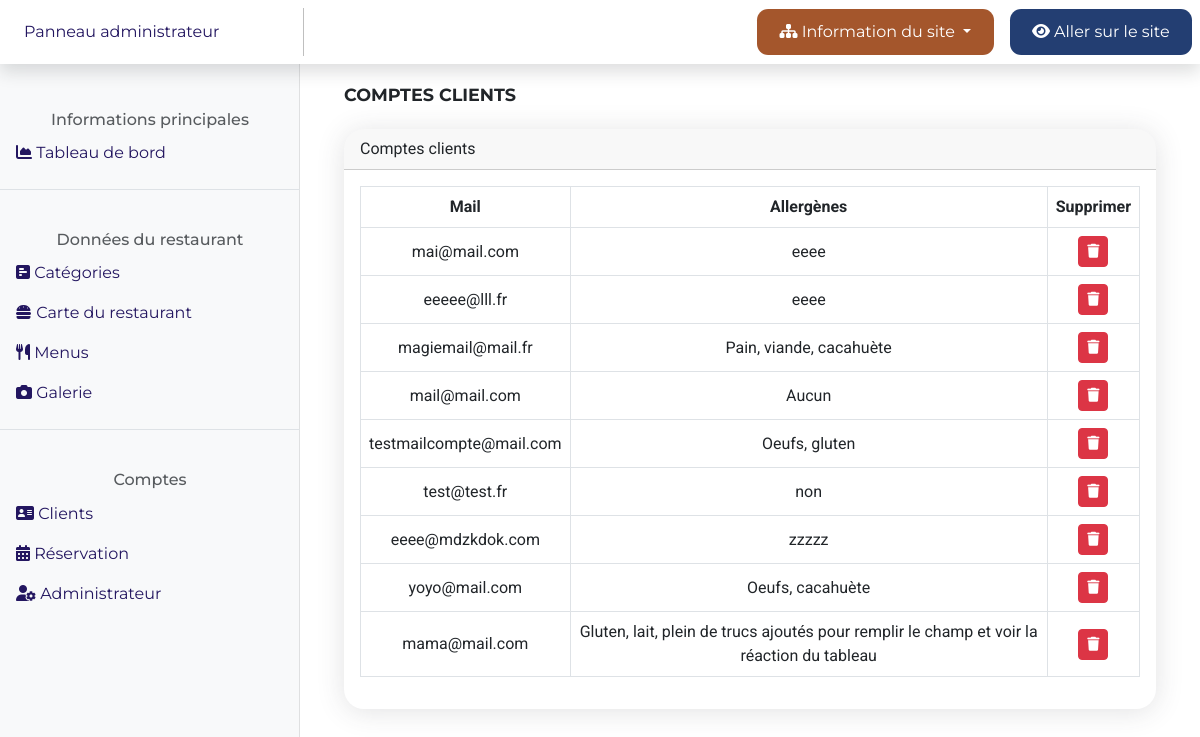
The page /admin/Clients.php on the database its author committed.
### tables this page shows
CREATE TABLE customer
(
  customer_id CHAR(36) NOT NULL UNIQUE,
  customer_mail VARCHAR(255) NOT NULL,
  customer_password VARCHAR(60) NOT NULL,
  customer_allergen VARCHAR(255) NOT NULL
);

### admin/Clients.php (called while the page is built, shortened)
<?php
include('../Database/connexion.php');
include('./Conf/Template/head-html.php');
include('./Conf/Template/navbar.php');
include('./Page/Clients-content.php');
include('./Conf/Template/end-html.php');

### admin/Page/Clients-content.php (the view, shortened to what this page needs)
<?php
try {
  $statementcusto = $pdo->prepare("SELECT * FROM customer");
  $statementcusto->execute();
  $customers = $statementcusto->fetchAll();
} catch (Exception $e) {
  file_put_contents('dblogs.log', $e->getMessage() . "\n", FILE_APPEND);
  echo 'Une erreur est survenue';
}
?>
<div style="padding:20px">
  <h1 style="text-transform: uppercase;
  font-family: Montserrat, sans-serif;
  margin-bottom: 1.5rem;
  font-size: 1.1rem;
  font-weight: bold;">
    Comptes clients
  </h1>
  <div class="card">
    <div class="card-header" style="border-top-left-radius: 20px; border-top-right-radius: 20px;">
      Comptes clients
    </div>
    <div class="card-body">
      <div class="table-responsive">
        <table class="table table-bordered align-middle text-center">
          <thead>
            <tr>
              <th scope="col">Mail</th>
              <th scope="col">Allergènes</th>
              <th scope="col">Supprimer</th>
            </tr>
          </thead>
          <tbody>
            <?php
            foreach ($customers as $customer) {
              echo "<tr>";
              echo "<td>";
              echo $customer['customer_mail'];
              echo "</td>";
              echo "<td>";
              echo $customer['customer_allergen'];
              echo "</td>";
              echo "<td>";
              $delete_data = "delete_" . $customer["customer_id"];
            ?>
            <ul class="list-inline m-0">
              <li class="list-inline-item" data-bs-toggle="tooltip" data-bs-title="Supprimer" data-bs-placement="top">
                <button class="btn btn-danger btn-sm" type="button" data-bs-toggle="modal"
                  data-bs-target="#<?php echo $delete_data; ?>">
                  <i class="fa fa-trash"></i>
                </button>
              </li>
            </ul>
            <?php
              echo "</td>";
              echo "</tr>";
            }
            ?>
          </tbody>
        </table>
      </div>
    </div>
  </div>
</div>

### admin/Design/CSS/admin1.css (style rules this page uses)
:root { -webkit-box-sizing: border-box; box-sizing: border-box; }
body { font-family: Roboto, sans-serif; overflow-x: hidden; scroll-behavior: smooth; }
.card { margin-bottom: 20px; border: 0px; border-radius: 20px; box-shadow: 0 0.15rem 1.75rem 0 rgba(58, 59, 69, 0.15) !important; }

### rows shown on the page
customer: customer_mail "mai@mail.com", customer_allergen "eeee"
customer: customer_mail "eeeee@lll.fr", customer_allergen "eeee"
customer: customer_mail "magiemail@mail.fr", customer_allergen "Pain, viande, cacahuète"
customer: customer_mail "mail@mail.com", customer_allergen "Aucun"
customer: customer_mail "testmailcompte@mail.com", customer_allergen "Oeufs, gluten"
customer: customer_mail "test@test.fr", customer_allergen "non"
customer: customer_mail "eeee@mdzkdok.com", customer_allergen "zzzzz"
customer: customer_mail "yoyo@mail.com", customer_allergen "Oeufs, cacahuète"
customer: customer_mail "mama@mail.com", customer_allergen "Gluten, lait, plein de trucs ajoutés pour remplir le champ et voir la réaction du tableau"
